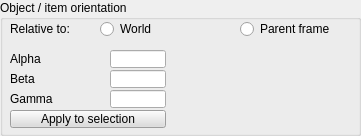
  <widget class="QGroupBox" name="groupBox">
   <property name="geometry">
    <rect>
     <x>10</x>
     <y>160</y>
     <width>361</width>
     <height>136</height>
    </rect>
   </property>
   <property name="title">
    <string>Object / item orientation</string>
   </property>
   <property name="flat">
    <bool>true</bool>
   </property>
   <widget class="QLabel" name="label">
    <property name="geometry">
     <rect>
      <x>10</x>
      <y>20</y>
      <width>91</width>
      <height>18</height>
     </rect>
    </property>
    <property name="text">
     <string>Relative to:</string>
    </property>
   </widget>
   <widget class="QRadioButton" name="qqCoordWorld">
    <property name="geometry">
     <rect>
      <x>100</x>
      <y>20</y>
      <width>131</width>
      <height>18</height>
     </rect>
    </property>
    <property name="focusPolicy">
     <enum>Qt::StrongFocus</enum>
    </property>
    <property name="text">
     <string>World</string>
    </property>
    <property name="autoExclusive">
     <bool>false</bool>
    </property>
   </widget>
   <widget class="QRadioButton" name="qqCoordParent">
    <property name="geometry">
     <rect>
      <x>240</x>
      <y>20</y>
      <width>101</width>
      <height>18</height>
     </rect>
    </property>
    <property name="focusPolicy">
     <enum>Qt::StrongFocus</enum>
    </property>
    <property name="text">
     <string>Parent frame</string>
    </property>
    <property name="autoExclusive">
     <bool>false</bool>
    </property>
   </widget>
   <widget class="QLabel" name="label_2">
    <property name="geometry">
     <rect>
      <x>10</x>
      <y>50</y>
      <width>61</width>
      <height>18</height>
     </rect>
    </property>
    <property name="text">
     <string>Alpha</string>
    </property>
   </widget>
   <widget class="QLabel" name="label_3">
    <property name="geometry">
     <rect>
      <x>10</x>
      <y>70</y>
      <width>61</width>
      <height>18</height>
     </rect>
    </property>
    <property name="text">
     <string>Beta</string>
    </property>
   </widget>
   <widget class="QLabel" name="label_4">
    <property name="geometry">
     <rect>
      <x>10</x>
      <y>90</y>
      <width>61</width>
      <height>18</height>
     </rect>
    </property>
    <property name="text">
     <string>Gamma</string>
    </property>
   </widget>
   <widget class="QLineEdit" name="qqCoordAlpha">
    <property name="geometry">
     <rect>
      <x>110</x>
      <y>50</y>
      <width>56</width>
      <height>18</height>
     </rect>
    </property>
   </widget>
   <widget class="QLineEdit" name="qqCoordBeta">
    <property name="geometry">
     <rect>
      <x>110</x>
      <y>70</y>
      <width>56</width>
      <height>18</height>
     </rect>
    </property>
   </widget>
   <widget class="QLineEdit" name="qqCoordGamma">
    <property name="geometry">
     <rect>
      <x>110</x>
      <y>90</y>
      <width>56</width>
      <height>18</height>
     </rect>
    </property>
   </widget>
   <widget class="QToolButton" name="qqCoordApplyOr">
    <property name="geometry">
     <rect>
      <x>10</x>
      <y>110</y>
      <width>156</width>
      <height>18</height>
     </rect>
    </property>
    <property name="palette">
     <palette>
      <active>
       <colorrole role="WindowText">
        <brush brushstyle="SolidPattern">
         <color alpha="255">
          <red>0</red>
          <green>0</green>
          <blue>0</blue>
         </color>
        </brush>
       </colorrole>
       <colorrole role="Button">
        <brush brushstyle="SolidPattern">
         <color alpha="255">
          <red>220</red>
          <green>220</green>
          <blue>220</blue>
         </color>
        </brush>
       </colorrole>
       <colorrole role="Light">
        <brush brushstyle="SolidPattern">
         <color alpha="255">
          <red>255</red>
          <green>255</green>
          <blue>255</blue>
         </color>
        </brush>
       </colorrole>
       <colorrole role="Midlight">
        <brush brushstyle="SolidPattern">
         <color alpha="255">
          <red>237</red>
          <green>237</green>
          <blue>237</blue>
         </color>
        </brush>
       </colorrole>
       <colorrole role="Dark">
        <brush brushstyle="SolidPattern">
         <color alpha="255">
          <red>110</red>
          <green>110</green>
          <blue>110</blue>
         </color>
        </brush>
       </colorrole>
       <colorrole role="Mid">
        <brush brushstyle="SolidPattern">
         <color alpha="255">
          <red>147</red>
          <green>147</green>
          <blue>147</blue>
         </color>
        </brush>
       </colorrole>
       <colorrole role="Text">
        <brush brushstyle="SolidPattern">
         <color alpha="255">
          <red>0</red>
          <green>0</green>
          <blue>0</blue>
         </color>
        </brush>
       </colorrole>
       <colorrole role="BrightText">
        <brush brushstyle="SolidPattern">
         <color alpha="255">
          <red>255</red>
          <green>255</green>
          <blue>255</blue>
         </color>
        </brush>
       </colorrole>
       <colorrole role="ButtonText">
        <brush brushstyle="SolidPattern">
         <color alpha="255">
          <red>0</red>
          <green>0</green>
          <blue>0</blue>
         </color>
        </brush>
       </colorrole>
       <colorrole role="Base">
        <brush brushstyle="SolidPattern">
         <color alpha="255">
          <red>255</red>
          <green>255</green>
          <blue>255</blue>
         </color>
        </brush>
       </colorrole>
       <colorrole role="Window">
        <brush brushstyle="SolidPattern">
         <color alpha="255">
          <red>220</red>
          <green>220</green>
          <blue>220</blue>
         </color>
        </brush>
       </colorrole>
       <colorrole role="Shadow">
        <brush brushstyle="SolidPattern">
         <color alpha="255">
          <red>0</red>
          <green>0</green>
          <blue>0</blue>
         </color>
        </brush>
       </colorrole>
       <colorrole role="AlternateBase">
        <brush brushstyle="SolidPattern">
         <color alpha="255">
          <red>237</red>
          <green>237</green>
          <blue>237</blue>
         </color>
        </brush>
       </colorrole>
       <colorrole role="ToolTipBase">
        <brush brushstyle="SolidPattern">
         <color alpha="255">
          <red>255</red>
          <green>255</green>
          <blue>220</blue>
         </color>
        </brush>
       </colorrole>
       <colorrole role="ToolTipText">
        <brush brushstyle="SolidPattern">
         <color alpha="255">
          <red>0</red>
          <green>0</green>
          <blue>0</blue>
         </color>
        </brush>
       </colorrole>
      </active>
      <inactive>
       <colorrole role="WindowText">
        <brush brushstyle="SolidPattern">
         <color alpha="255">
          <red>0</red>
          <green>0</green>
          <blue>0</blue>
         </color>
        </brush>
       </colorrole>
       <colorrole role="Button">
        <brush brushstyle="SolidPattern">
         <color alpha="255">
          <red>220</red>
          <green>220</green>
          <blue>220</blue>
         </color>
        </brush>
       </colorrole>
       <colorrole role="Light">
        <brush brushstyle="SolidPattern">
         <color alpha="255">
          <red>255</red>
          <green>255</green>
          <blue>255</blue>
         </color>
        </brush>
       </colorrole>
       <colorrole role="Midlight">
        <brush brushstyle="SolidPattern">
         <color alpha="255">
          <red>237</red>
          <green>237</green>
          <blue>237</blue>
         </color>
        </brush>
       </colorrole>
       <colorrole role="Dark">
        <brush brushstyle="SolidPattern">
         <color alpha="255">
          <red>110</red>
          <green>110</green>
          <blue>110</blue>
         </color>
        </brush>
       </colorrole>
       <colorrole role="Mid">
        <brush brushstyle="SolidPattern">
         <color alpha="255">
          <red>147</red>
          <green>147</green>
          <blue>147</blue>
         </color>
        </brush>
       </colorrole>
       <colorrole role="Text">
        <brush brushstyle="SolidPattern">
         <color alpha="255">
          <red>0</red>
          <green>0</green>
          <blue>0</blue>
         </color>
        </brush>
       </colorrole>
       <colorrole role="BrightText">
        <brush brushstyle="SolidPattern">
         <color alpha="255">
          <red>255</red>
          <green>255</green>
          <blue>255</blue>
         </color>
        </brush>
       </colorrole>
       <colorrole role="ButtonText">
        <brush brushstyle="SolidPattern">
         <color alpha="255">
          <red>0</red>
          <green>0</green>
          <blue>0</blue>
         </color>
        </brush>
       </colorrole>
       <colorrole role="Base">
        <brush brushstyle="SolidPattern">
         <color alpha="255">
          <red>255</red>
          <green>255</green>
          <blue>255</blue>
         </color>
        </brush>
       </colorrole>
       <colorrole role="Window">
        <brush brushstyle="SolidPattern">
         <color alpha="255">
          <red>220</red>
          <green>220</green>
          <blue>220</blue>
         </color>
        </brush>
       </colorrole>
       <colorrole role="Shadow">
        <brush brushstyle="SolidPattern">
         <color alpha="255">
          <red>0</red>
          <green>0</green>
          <blue>0</blue>
         </color>
        </brush>
       </colorrole>
       <colorrole role="AlternateBase">
        <brush brushstyle="SolidPattern">
         <color alpha="255">
          <red>237</red>
          <green>237</green>
          <blue>237</blue>
         </color>
        </brush>
       </colorrole>
       <colorrole role="ToolTipBase">
        <brush brushstyle="SolidPattern">
         <color alpha="255">
          <red>255</red>
          <green>255</green>
          <blue>220</blue>
         </color>
        </brush>
       </colorrole>
       <colorrole role="ToolTipText">
        <brush brushstyle="SolidPattern">
         <color alpha="255">
          <red>0</red>
          <green>0</green>
          <blue>0</blue>
         </color>
        </brush>
       </colorrole>
      </inactive>
      <disabled>
       <colorrole role="WindowText">
        <brush brushstyle="SolidPattern">
         <color alpha="255">
          <red>110</red>
          <green>110</green>
          <blue>110</blue>
         </color>
        </brush>
       </colorrole>
       <colorrole role="Button">
        <brush brushstyle="SolidPattern">
         <color alpha="255">
          <red>220</red>
          <green>220</green>
          <blue>220</blue>
         </color>
        </brush>
       </colorrole>
       <colorrole role="Light">
        <brush brushstyle="SolidPattern">
         <color alpha="255">
          <red>255</red>
          <green>255</green>
          <blue>255</blue>
         </color>
        </brush>
       </colorrole>
       <colorrole role="Midlight">
        <brush brushstyle="SolidPattern">
         <color alpha="255">
          <red>237</red>
          <green>237</green>
          <blue>237</blue>
         </color>
        </brush>
       </colorrole>
       <colorrole role="Dark">
        <brush brushstyle="SolidPattern">
         <color alpha="255">
          <red>110</red>
          <green>110</green>
          <blue>110</blue>
         </color>
        </brush>
       </colorrole>
       <colorrole role="Mid">
        <brush brushstyle="SolidPattern">
         <color alpha="255">
          <red>147</red>
          <green>147</green>
          <blue>147</blue>
         </color>
        </brush>
       </colorrole>
       <colorrole role="Text">
        <brush brushstyle="SolidPattern">
         <color alpha="255">
          <red>110</red>
          <green>110</green>
          <blue>110</blue>
         </color>
        </brush>
       </colorrole>
       <colorrole role="BrightText">
        <brush brushstyle="SolidPattern">
         <color alpha="255">
          <red>255</red>
          <green>255</green>
          <blue>255</blue>
         </color>
        </brush>
       </colorrole>
       <colorrole role="ButtonText">
        <brush brushstyle="SolidPattern">
         <color alpha="255">
          <red>110</red>
          <green>110</green>
          <blue>110</blue>
         </color>
        </brush>
       </colorrole>
       <colorrole role="Base">
        <brush brushstyle="SolidPattern">
         <color alpha="255">
          <red>220</red>
          <green>220</green>
          <blue>220</blue>
         </color>
        </brush>
       </colorrole>
       <colorrole role="Window">
        <brush brushstyle="SolidPattern">
         <color alpha="255">
          <red>220</red>
          <green>220</green>
          <blue>220</blue>
         </color>
        </brush>
       </colorrole>
       <colorrole role="Shadow">
        <brush brushstyle="SolidPattern">
         <color alpha="255">
          <red>0</red>
          <green>0</green>
          <blue>0</blue>
         </color>
        </brush>
       </colorrole>
       <colorrole role="AlternateBase">
        <brush brushstyle="SolidPattern">
         <color alpha="255">
          <red>220</red>
          <green>220</green>
          <blue>220</blue>
         </color>
        </brush>
       </colorrole>
       <colorrole role="ToolTipBase">
        <brush brushstyle="SolidPattern">
         <color alpha="255">
          <red>255</red>
          <green>255</green>
          <blue>220</blue>
         </color>
        </brush>
       </colorrole>
       <colorrole role="ToolTipText">
        <brush brushstyle="SolidPattern">
         <color alpha="255">
          <red>0</red>
          <green>0</green>
          <blue>0</blue>
         </color>
        </brush>
       </colorrole>
      </disabled>
     </palette>
    </property>
    <property name="focusPolicy">
     <enum>Qt::StrongFocus</enum>
    </property>
    <property name="text">
     <string>Apply to selection</string>
    </property>
   </widget>
  </widget>
